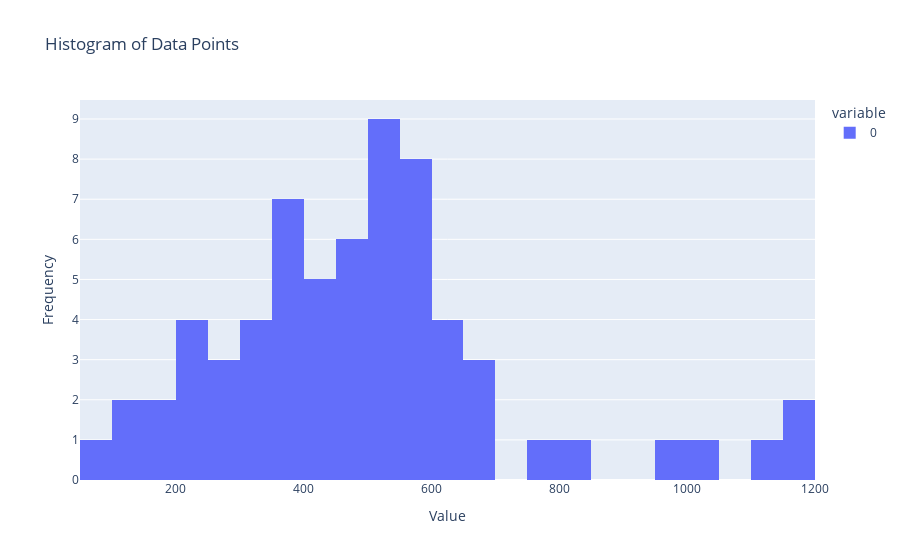

This figure's notebook cell:
### Code cell
import plotly.express as px
import numpy as np

# Sample data
data = group_dfs["Aggregation"].avg_score.to_numpy()

# Create a KDE plot
# fig = px.density_contour(x=data, title='KDE Plot of Data Points', labels={'x': 'Value'})
# fig.update_layout(xaxis_title='Value', yaxis_title='Density')
# fig.show()

# Create a histogram
fig = px.histogram(data, nbins=30, title='Histogram of Data Points', labels={'value': 'Value'})
fig.update_layout(xaxis_title='Value', yaxis_title='Frequency')
fig.show()

### Figure 1 — Plotly figure (JSON) as saved in the notebook; plotly's stock layout.template omitted (floating-point values rounded to 4 significant figures)
{"data": [{"alignmentgroup": "True", "bingroup": "x", "hovertemplate": "variable=0<br>Value=%{x}<br>count=%{y}<extra></extra>", "legendgroup": "0", "marker": {"color": "#636efa", "pattern": {"shape": ""}}, "name": "0", "nbinsx": 30, "offsetgroup": "0", "orientation": "v", "showlegend": true, "type": "histogram", "x": [490.4, 346.2, 558.7, 554.6, 251.1, 630.7, 1131.0, 251.2, 669.1, 441.6, 471.8, 475.7, 595.2, 528.9, 407.4, 416.2, 1004.0, 333.3, 229.9, 1154.0, 446.7, 466.3, 391.4, 599.0, 219.7, 350.3, 513.0, 805.9, 201.4, 88.8, 251.9, 543.8, 974.4, 230.9, 572.0, 343.9, 183.9, 549.9, 352.5, 530.2, 355.4, 417.4, 497.6, 125.8, 375.6, 632.8, 380.6, 1182.0, 104.1, 525.9, 692.8, 623.2, 500.1, 471.0, 343.8, 501.9, 606.2, 674.8, 759.6, 168.8, 580.8, 551.5, 514.6, 365.2, 553.0], "xaxis": "x", "yaxis": "y"}], "layout": {"barmode": "relative", "legend": {"title": {"text": "variable"}, "tracegroupgap": 0}, "title": {"text": "Histogram of Data Points"}, "xaxis": {"anchor": "y", "domain": [0, 1], "title": {"text": "Value"}}, "yaxis": {"anchor": "x", "domain": [0, 1], "title": {"text": "Frequency"}}}}
